Frame 1 (no input): blank canvas, image omitted
Frame 60 (no input): blank canvas, image omitted
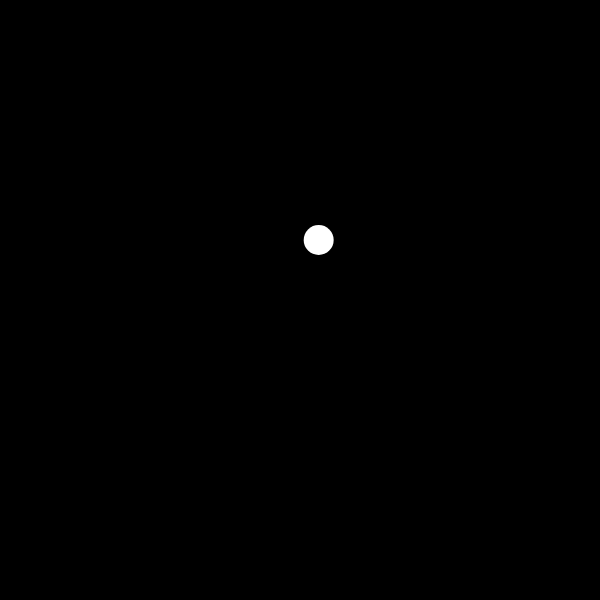
Frame 120 (the mouse pressed at the canvas centre since frame 60)

The p5.js sketch whose frames 1 and 60 were blank and that drew this single picture after the mouse press (run headless with seeded random() and noise() and a simulated clock; from frame 60 on, the mouse is pressed at the canvas centre):

// p5.js sketch
// ── sketch.js
const totalFrames = 640;
let inc = 0, record = false;

let particles = [];

function setup() {
  createCanvas(600, 600);
}

function draw() {
  let percent = float(inc % totalFrames) / totalFrames;
  render(percent);
  inc++;
}

function render(percent) {
  background(0);
  let a = percent * TWO_PI;
  
  for (let p of particles) {
    p.render(a);
  }
}

function mousePressed() {
  particles.push(new Particle({x: mouseX,y: mouseY}));
}
// ── noiseLoop.js
class NoiseLoop {
  constructor(diameter, min, max) {
    this.diameter = diameter;
    this.min = min;
    this.max = max;
    this.cx = random(9000);
    this.cy = random(9000);
  }

  value(a) {
    let xoff = map(cos(a), -1, 1, this.cx, this.cx + this.diameter);
    let yoff = map(sin(a), -1, 1, this.cy, this.cy + this.diameter);
    let r = noise(xoff, yoff);
    return map(r, 0, 1, this.min, this.max);
  }
}
// ── particle.js
class Particle {
  constructor(pos) {
    this.xNoise = new NoiseLoop(0.25, 0, width);
    
    this.pos = createVector(pos.x,pos.y);
    this.vel = createVector(0,-1);
    this.acc = createVector();
  }
  
  update(a) {
    this.vel.add(this.acc);
    this.pos.add(this.vel);
    this.pos.x = this.xNoise.value(a);
    
    return this;
  }
  
  hitCeil() {
    if (this.pos.y <= 0) {
      this.vel.y = 0;
    }
    
    return this;
  }

  display(a) {
    noStroke();
    ellipse(this.pos.x, this.pos.y, 30);
    
    return this;
  }
  
  render(a) {
    return this.update(a).display(a).hitCeil();
  }
}
